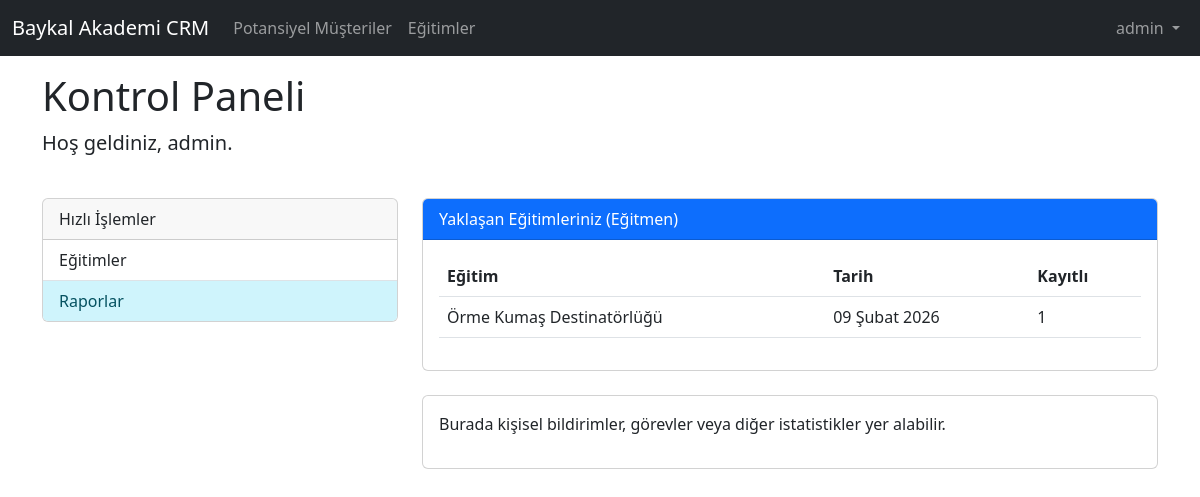
The page /dashboard/ (signed in) on the database its author committed.
### core/models.py (models this page shows, shortened)
class TrainingSession(models.Model):
    training = models.ForeignKey(Training, on_delete=models.CASCADE)
    start_date = models.DateField()
    end_date = models.DateField(null=True, blank=True)
    instructor = models.ForeignKey(User, on_delete=models.SET_NULL, null=True, blank=True)
    price = models.DecimalField(max_digits=10, decimal_places=2, default=0)

class Training(models.Model):
    name = models.CharField(max_length=200)
    description = models.TextField(blank=True, null=True)
    default_duration = models.IntegerField(help_text="Duration in hours or days", blank=True, null=True)
    is_active = models.BooleanField(default=True)

### core/views.py (the view)
# urls.py: path('dashboard/', views.dashboard, name='dashboard'),
@login_required
def dashboard(request):
    teaching_sessions = TrainingSession.objects.filter(instructor=request.user, start_date__gte=date.today())
    context = {
        'teaching_sessions': teaching_sessions
    }
    return render(request, 'core/dashboard.html', context)

### core/templates/core/dashboard.html
{% extends 'core/base.html' %}
{% block content %}
<div class="row mb-4">
    <div class="col">
        <h1>Kontrol Paneli</h1>
        <p class="lead">Hoş geldiniz, {{ user.get_full_name|default:user.username }}.</p>
    </div>
</div>
<div class="row">
    <div class="col-md-4">
        <div class="card mb-4">
            <div class="card-header">Hızlı İşlemler</div>
            <div class="list-group list-group-flush">
                <a href="{% url 'training_list' %}" class="list-group-item list-group-item-action">Eğitimler</a>
                {% if user.is_staff %}
                <a href="{% url 'reports' %}"
                    class="list-group-item list-group-item-action list-group-item-info">Raporlar</a>
                {% endif %}
            </div>
        </div>
    </div>
    <div class="col-md-8">
        {% if teaching_sessions %}
        <div class="card mb-4">
            <div class="card-header bg-primary text-white">Yaklaşan Eğitimleriniz (Eğitmen)</div>
            <div class="card-body">
                <table class="table">
                    <thead>
                        <tr>
                            <th>Eğitim</th>
                            <th>Tarih</th>
                            <th>Kayıtlı</th>
                        </tr>
                    </thead>
                    <tbody>
                        {% for session in teaching_sessions %}
                        <tr>
                            <td>{{ session.training.name }}</td>
                            <td>{{ session.start_date }}</td>
                            <td>{{ session.enrollment_set.count }}</td>
                        </tr>
                        {% endfor %}
                    </tbody>
                </table>
            </div>
        </div>
        {% endif %}
        <div class="card">
            <div class="card-body">
                <p>Burada kişisel bildirimler, görevler veya diğer istatistikler yer alabilir.</p>
            </div>
        </div>
    </div>
</div>
{% endblock %}

### core/templates/core/base.html (shortened to what this page needs)
<!DOCTYPE html>
<html lang="tr">
<head>
    <link href="https://cdn.jsdelivr.net/npm/bootstrap@5.3.0/dist/css/bootstrap.min.css" rel="stylesheet">
</head>
<body>
    <nav class="navbar navbar-expand-md navbar-dark bg-dark fixed-top">
        <div class="container-fluid">
            <a class="navbar-brand" href="/">Baykal Akademi CRM</a>
            <div class="collapse navbar-collapse" id="navbarCollapse">
                <ul class="navbar-nav me-auto mb-2 mb-md-0">
                    <li class="nav-item">
                        <a class="nav-link" href="{% url 'lead_list' %}">Potansiyel Müşteriler</a>
                    </li>
                    <li class="nav-item">
                        <a class="nav-link" href="{% url 'training_list' %}">Eğitimler</a>
                    </li>
                </ul>
                <ul class="navbar-nav">
                    {% if user.is_authenticated %}
                    <li class="nav-item dropdown">
                        <a class="nav-link dropdown-toggle" href="#" id="navbarDropdown" role="button"
                            data-bs-toggle="dropdown" aria-expanded="false">
                            {{ user.username }}
                        </a>
                    </li>
                    {% else %}
                    <li class="nav-item">
                        <a class="nav-link" href="{% url 'login' %}">Giriş Yap</a>
                    </li>
                    {% endif %}
                </ul>
            </div>
        </div>
    </nav>
    <main class="container">
        {% block content %}
        {% endblock %}
    </main>
</body>
</html>

### core/templates/core/base.html (style rules this page uses)
body { padding-top: 4.5rem; }

### rows shown on the page
TrainingSession: training.name "Örme Kumaş Destinatörlüğü", start_date "09 Şubat 2026", enrollment_set.count "1"

### other values the page prints
{{ user.username }} "admin"
{{ user.get_full_name|default:user.username }} "admin"
